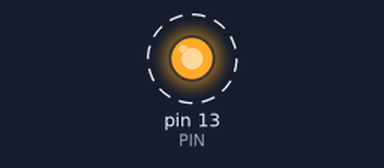
Recording of a sketch running on a simulated Arduino Uno, built with avr-gcc and run on an emulated ATmega328P. Shown: output pins drawn as LEDs (lit = HIGH). Dashed ring = blinking.

Above: at 0.05 s.
Timing chart, 0 to 3.0 s (numbered marks = the images above):
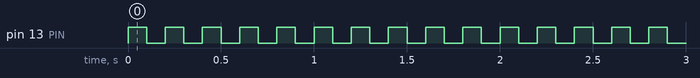

Measured:
- by itself, pin 13 (PIN): alternates HIGH for 0.10 s and LOW for 0.10 s

The sketch:

Clase_1.ino
```cpp
const int PIN = 13;
int DELTATIME = 100;

void Blink(int PINBLINK, int DELTABLINK)
{
  digitalWrite(PINBLINK,HIGH);
  delay(DELTATIME);
  digitalWrite(PINBLINK,LOW);
  delay(DELTATIME);
}

void setup() {
  // put your setup code here, to run once:

  pinMode(PIN,OUTPUT);


}

void loop() {
  // put your main code here, to run repeatedly:

  Blink(PIN, DELTATIME);
}
```
